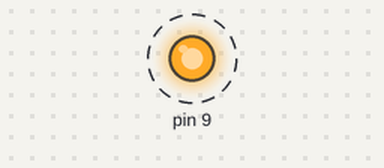
Recording of a sketch running on a simulated Arduino Uno, built with avr-gcc and run on an emulated ATmega328P. Shown: output pins drawn as LEDs (lit = HIGH). Dashed ring = blinking.

Above: at 0.5 s.
Timing chart, 0 to 4.6 s (numbered marks = the images above):
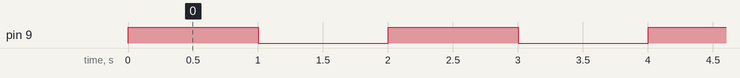

The sketch:

Activity01.ino
```cpp
int ledPin = 13;

void setup(){
  pinMode(9, OUTPUT);
}
void loop(){
  digitalWrite(9, HIGH);
  delay(1000);
  digitalWrite(9, LOW);
  delay(1000);
}
```

Measured:
- by itself, pin 9: alternates HIGH for 1.0 s and LOW for 1.0 s
